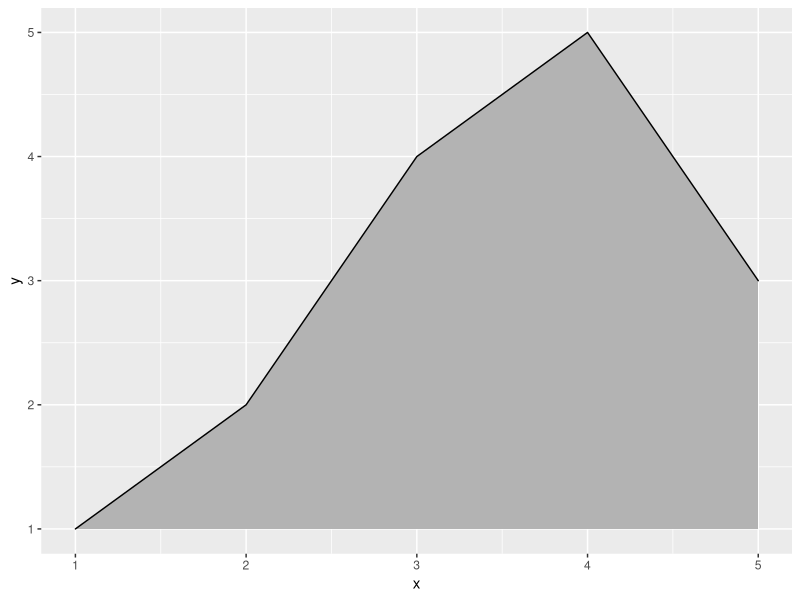

The R source for this figure:
library(ggplot2)
library(ggridges)

data <- data.frame(x = 1:5, y = rep(1, 5), height = c(0, 1, 3, 4, 2))
ggplot(data, aes(x, y, height = height)) + geom_ridgeline()
